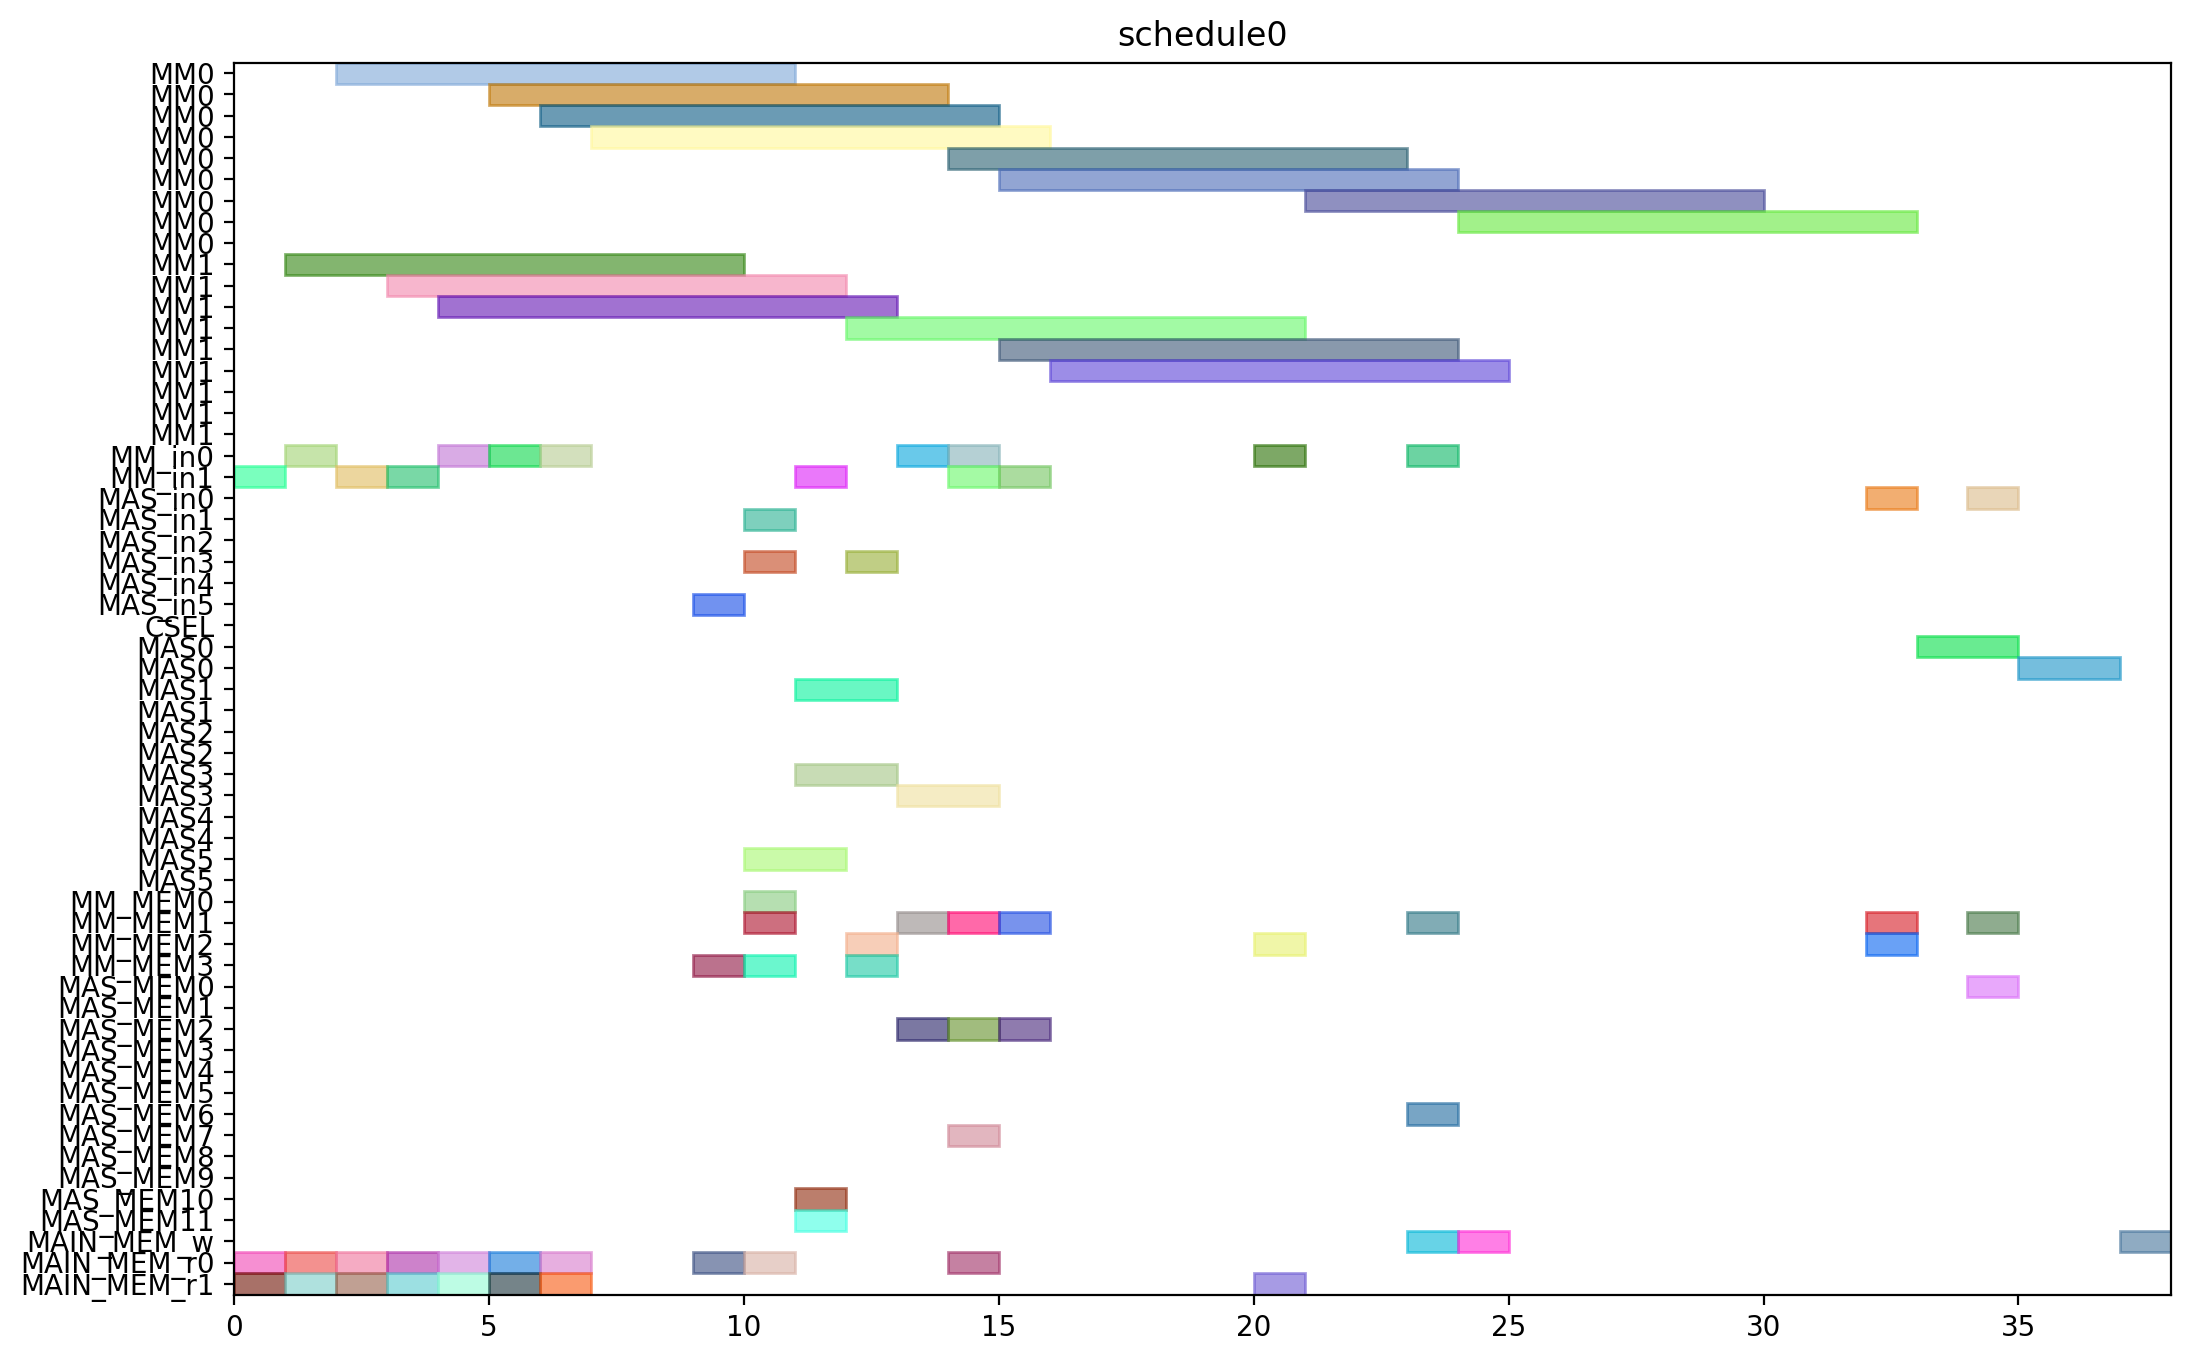

Recreate this plot in Python.
from pyschedule import Scenario, solvers, plotters, alt


def solve():
	horizon = 120
	S = Scenario("schedule0", horizon=horizon)

	# resource
	MM = S.Resources('MM', num=2, size=9)
	MM_in = S.Resources('MM_in', num=2)
	MAS_in = S.Resources('MAS_in', num=6)
	CSEL = S.Resource('CSEL')
	MAS = S.Resources('MAS', num=6, size=2, periods=range(1, horizon))
	MM_MEM = S.Resources('MM_MEM', num=4)
	MAS_MEM = S.Resources('MAS_MEM', num=12)
	MAIN_MEM_w = S.Resource('MAIN_MEM_w', size=1)
	MAIN_MEM_r = S.Resources('MAIN_MEM_r', num=2)

	# result of previous scheduling

	# new tasks
	r1 = S.Task('r1', length=9, delay_cost=1)
	r1 += alt(MM)
	r1_in = S.Task('r1_in', length=1, delay_cost=1)
	r1_in += alt(MM_in)
	S += r1_in*MM_in[0]<=r1*MM[0]
	S += r1_in*MM_in[1]<=r1*MM[1]
	r1_mem0 = S.Task('r1_mem0', length=1, delay_cost=1)
	r1_mem0 += MAIN_MEM_r[0]
	S += r1_mem0 <= r1

	r1_mem1 = S.Task('r1_mem1', length=1, delay_cost=1)
	r1_mem1 += MAIN_MEM_r[1]
	S += r1_mem1 <= r1

	r3 = S.Task('r3', length=9, delay_cost=1)
	r3 += alt(MM)
	r3_in = S.Task('r3_in', length=1, delay_cost=1)
	r3_in += alt(MM_in)
	S += r3_in*MM_in[0]<=r3*MM[0]
	S += r3_in*MM_in[1]<=r3*MM[1]
	r3_mem0 = S.Task('r3_mem0', length=1, delay_cost=1)
	r3_mem0 += MAIN_MEM_r[0]
	S += r3_mem0 <= r3

	r3_mem1 = S.Task('r3_mem1', length=1, delay_cost=1)
	r3_mem1 += MAIN_MEM_r[1]
	S += r3_mem1 <= r3

	r4 = S.Task('r4', length=9, delay_cost=1)
	r4 += alt(MM)
	r4_in = S.Task('r4_in', length=1, delay_cost=1)
	r4_in += alt(MM_in)
	S += r4_in*MM_in[0]<=r4*MM[0]
	S += r4_in*MM_in[1]<=r4*MM[1]
	r4_mem0 = S.Task('r4_mem0', length=1, delay_cost=1)
	r4_mem0 += MAIN_MEM_r[0]
	S += r4_mem0 <= r4

	r4_mem1 = S.Task('r4_mem1', length=1, delay_cost=1)
	r4_mem1 += MAIN_MEM_r[1]
	S += r4_mem1 <= r4

	r5 = S.Task('r5', length=9, delay_cost=1)
	r5 += alt(MM)
	r5_in = S.Task('r5_in', length=1, delay_cost=1)
	r5_in += alt(MM_in)
	S += r5_in*MM_in[0]<=r5*MM[0]
	S += r5_in*MM_in[1]<=r5*MM[1]
	r5_mem0 = S.Task('r5_mem0', length=1, delay_cost=1)
	r5_mem0 += MAIN_MEM_r[0]
	S += r5_mem0 <= r5

	r5_mem1 = S.Task('r5_mem1', length=1, delay_cost=1)
	r5_mem1 += MAIN_MEM_r[1]
	S += r5_mem1 <= r5

	r6 = S.Task('r6', length=9, delay_cost=1)
	r6 += alt(MM)
	r6_in = S.Task('r6_in', length=1, delay_cost=1)
	r6_in += alt(MM_in)
	S += r6_in*MM_in[0]<=r6*MM[0]
	S += r6_in*MM_in[1]<=r6*MM[1]
	r6_mem0 = S.Task('r6_mem0', length=1, delay_cost=1)
	r6_mem0 += MAIN_MEM_r[0]
	S += r6_mem0 <= r6

	r6_mem1 = S.Task('r6_mem1', length=1, delay_cost=1)
	r6_mem1 += MAIN_MEM_r[1]
	S += r6_mem1 <= r6

	r12 = S.Task('r12', length=9, delay_cost=1)
	r12 += alt(MM)
	r12_in = S.Task('r12_in', length=1, delay_cost=1)
	r12_in += alt(MM_in)
	S += r12_in*MM_in[0]<=r12*MM[0]
	S += r12_in*MM_in[1]<=r12*MM[1]
	r12_mem0 = S.Task('r12_mem0', length=1, delay_cost=1)
	r12_mem0 += MAIN_MEM_r[0]
	S += r12_mem0 <= r12

	r12_mem1 = S.Task('r12_mem1', length=1, delay_cost=1)
	r12_mem1 += MAIN_MEM_r[1]
	S += r12_mem1 <= r12

	r13 = S.Task('r13', length=9, delay_cost=1)
	r13 += alt(MM)
	r13_in = S.Task('r13_in', length=1, delay_cost=1)
	r13_in += alt(MM_in)
	S += r13_in*MM_in[0]<=r13*MM[0]
	S += r13_in*MM_in[1]<=r13*MM[1]
	r13_mem0 = S.Task('r13_mem0', length=1, delay_cost=1)
	r13_mem0 += MAIN_MEM_r[0]
	S += r13_mem0 <= r13

	r13_mem1 = S.Task('r13_mem1', length=1, delay_cost=1)
	r13_mem1 += MAIN_MEM_r[1]
	S += r13_mem1 <= r13

	r2 = S.Task('r2', length=2, delay_cost=1)
	r2 += alt(MAS)
	r2_in = S.Task('r2_in', length=1, delay_cost=1)
	r2_in += alt(MAS_in)
	S += r2_in*MAS_in[0]<=r2*MAS[0]

	S += r2_in*MAS_in[1]<=r2*MAS[1]

	S += r2_in*MAS_in[2]<=r2*MAS[2]

	S += r2_in*MAS_in[3]<=r2*MAS[3]

	S += r2_in*MAS_in[4]<=r2*MAS[4]

	S += r2_in*MAS_in[5]<=r2*MAS[5]

	r2_mem0 = S.Task('r2_mem0', length=1, delay_cost=1)
	r2_mem0 += alt(MM_MEM)
	S += (r1*MM[0])-1 < r2_mem0*MM_MEM[0]
	S += (r1*MM[1])-1 < r2_mem0*MM_MEM[2]
	S += r2_mem0 <= r2

	r2_mem1 = S.Task('r2_mem1', length=1, delay_cost=1)
	r2_mem1 += alt(MM_MEM)
	S += (r1*MM[0])-1 < r2_mem1*MM_MEM[1]
	S += (r1*MM[1])-1 < r2_mem1*MM_MEM[3]
	S += r2_mem1 <= r2

	r7 = S.Task('r7', length=2, delay_cost=1)
	r7 += alt(MAS)
	r7_in = S.Task('r7_in', length=1, delay_cost=1)
	r7_in += alt(MAS_in)
	S += r7_in*MAS_in[0]<=r7*MAS[0]

	S += r7_in*MAS_in[1]<=r7*MAS[1]

	S += r7_in*MAS_in[2]<=r7*MAS[2]

	S += r7_in*MAS_in[3]<=r7*MAS[3]

	S += r7_in*MAS_in[4]<=r7*MAS[4]

	S += r7_in*MAS_in[5]<=r7*MAS[5]

	r7_mem0 = S.Task('r7_mem0', length=1, delay_cost=1)
	r7_mem0 += alt(MM_MEM)
	S += (r5*MM[0])-1 < r7_mem0*MM_MEM[0]
	S += (r5*MM[1])-1 < r7_mem0*MM_MEM[2]
	S += r7_mem0 <= r7

	r7_mem1 = S.Task('r7_mem1', length=1, delay_cost=1)
	r7_mem1 += alt(MM_MEM)
	S += (r6*MM[0])-1 < r7_mem1*MM_MEM[1]
	S += (r6*MM[1])-1 < r7_mem1*MM_MEM[3]
	S += r7_mem1 <= r7

	r8 = S.Task('r8', length=2, delay_cost=1)
	r8 += alt(MAS)
	r8_in = S.Task('r8_in', length=1, delay_cost=1)
	r8_in += alt(MAS_in)
	S += r8_in*MAS_in[0]<=r8*MAS[0]

	S += r8_in*MAS_in[1]<=r8*MAS[1]

	S += r8_in*MAS_in[2]<=r8*MAS[2]

	S += r8_in*MAS_in[3]<=r8*MAS[3]

	S += r8_in*MAS_in[4]<=r8*MAS[4]

	S += r8_in*MAS_in[5]<=r8*MAS[5]

	r8_mem0 = S.Task('r8_mem0', length=1, delay_cost=1)
	r8_mem0 += MAIN_MEM_r[0]
	S += r8_mem0 <= r8

	r8_mem1 = S.Task('r8_mem1', length=1, delay_cost=1)
	r8_mem1 += alt(MM_MEM)
	S += (r4*MM[0])-1 < r8_mem1*MM_MEM[1]
	S += (r4*MM[1])-1 < r8_mem1*MM_MEM[3]
	S += r8_mem1 <= r8

	r10 = S.Task('r10', length=2, delay_cost=1)
	r10 += alt(MAS)
	r10_in = S.Task('r10_in', length=1, delay_cost=1)
	r10_in += alt(MAS_in)
	S += r10_in*MAS_in[0]<=r10*MAS[0]

	S += r10_in*MAS_in[1]<=r10*MAS[1]

	S += r10_in*MAS_in[2]<=r10*MAS[2]

	S += r10_in*MAS_in[3]<=r10*MAS[3]

	S += r10_in*MAS_in[4]<=r10*MAS[4]

	S += r10_in*MAS_in[5]<=r10*MAS[5]

	r10_mem0 = S.Task('r10_mem0', length=1, delay_cost=1)
	r10_mem0 += MAIN_MEM_r[0]
	S += r10_mem0 <= r10

	r10_mem1 = S.Task('r10_mem1', length=1, delay_cost=1)
	r10_mem1 += alt(MM_MEM)
	S += (r4*MM[0])-1 < r10_mem1*MM_MEM[1]
	S += (r4*MM[1])-1 < r10_mem1*MM_MEM[3]
	S += r10_mem1 <= r10

	r9 = S.Task('r9', length=9, delay_cost=1)
	r9 += alt(MM)
	r9_in = S.Task('r9_in', length=1, delay_cost=1)
	r9_in += alt(MM_in)
	S += r9_in*MM_in[0]<=r9*MM[0]
	S += r9_in*MM_in[1]<=r9*MM[1]
	r9_mem0 = S.Task('r9_mem0', length=1, delay_cost=1)
	r9_mem0 += MAIN_MEM_r[0]
	S += r9_mem0 <= r9

	r9_mem1 = S.Task('r9_mem1', length=1, delay_cost=1)
	r9_mem1 += alt(MAS_MEM)
	S += (r7*MAS[0])-1 < r9_mem1*MAS_MEM[1]
	S += (r7*MAS[1])-1 < r9_mem1*MAS_MEM[3]
	S += (r7*MAS[2])-1 < r9_mem1*MAS_MEM[5]
	S += (r7*MAS[3])-1 < r9_mem1*MAS_MEM[7]
	S += (r7*MAS[4])-1 < r9_mem1*MAS_MEM[9]
	S += (r7*MAS[5])-1 < r9_mem1*MAS_MEM[11]
	S += r9_mem1 <= r9

	r11 = S.Task('r11', length=9, delay_cost=1)
	r11 += alt(MM)
	r11_in = S.Task('r11_in', length=1, delay_cost=1)
	r11_in += alt(MM_in)
	S += r11_in*MM_in[0]<=r11*MM[0]
	S += r11_in*MM_in[1]<=r11*MM[1]
	r11_mem0 = S.Task('r11_mem0', length=1, delay_cost=1)
	r11_mem0 += alt(MAS_MEM)
	S += (r10*MAS[0])-1 < r11_mem0*MAS_MEM[0]
	S += (r10*MAS[1])-1 < r11_mem0*MAS_MEM[2]
	S += (r10*MAS[2])-1 < r11_mem0*MAS_MEM[4]
	S += (r10*MAS[3])-1 < r11_mem0*MAS_MEM[6]
	S += (r10*MAS[4])-1 < r11_mem0*MAS_MEM[8]
	S += (r10*MAS[5])-1 < r11_mem0*MAS_MEM[10]
	S += r11_mem0 <= r11

	r11_mem1 = S.Task('r11_mem1', length=1, delay_cost=1)
	r11_mem1 += alt(MAS_MEM)
	S += (r10*MAS[0])-1 < r11_mem1*MAS_MEM[1]
	S += (r10*MAS[1])-1 < r11_mem1*MAS_MEM[3]
	S += (r10*MAS[2])-1 < r11_mem1*MAS_MEM[5]
	S += (r10*MAS[3])-1 < r11_mem1*MAS_MEM[7]
	S += (r10*MAS[4])-1 < r11_mem1*MAS_MEM[9]
	S += (r10*MAS[5])-1 < r11_mem1*MAS_MEM[11]
	S += r11_mem1 <= r11

	PX_new = S.Task('PX_new', length=9, delay_cost=1)
	PX_new += alt(MM)
	PX_new_in = S.Task('PX_new_in', length=1, delay_cost=1)
	PX_new_in += alt(MM_in)
	S += PX_new_in*MM_in[0]<=PX_new*MM[0]
	S += PX_new_in*MM_in[1]<=PX_new*MM[1]
	S += 0<PX_new

	PX_new_w = S.Task('PX_new_w', length=1, delay_cost=1)
	PX_new_w += alt(MAIN_MEM_w)
	S += PX_new <= PX_new_w

	PX_new_mem0 = S.Task('PX_new_mem0', length=1, delay_cost=1)
	PX_new_mem0 += alt(MAS_MEM)
	S += (r2*MAS[0])-1 < PX_new_mem0*MAS_MEM[0]
	S += (r2*MAS[1])-1 < PX_new_mem0*MAS_MEM[2]
	S += (r2*MAS[2])-1 < PX_new_mem0*MAS_MEM[4]
	S += (r2*MAS[3])-1 < PX_new_mem0*MAS_MEM[6]
	S += (r2*MAS[4])-1 < PX_new_mem0*MAS_MEM[8]
	S += (r2*MAS[5])-1 < PX_new_mem0*MAS_MEM[10]
	S += PX_new_mem0 <= PX_new

	PX_new_mem1 = S.Task('PX_new_mem1', length=1, delay_cost=1)
	PX_new_mem1 += alt(MM_MEM)
	S += (r12*MM[0])-1 < PX_new_mem1*MM_MEM[1]
	S += (r12*MM[1])-1 < PX_new_mem1*MM_MEM[3]
	S += PX_new_mem1 <= PX_new

	r14 = S.Task('r14', length=9, delay_cost=1)
	r14 += alt(MM)
	r14_in = S.Task('r14_in', length=1, delay_cost=1)
	r14_in += alt(MM_in)
	S += r14_in*MM_in[0]<=r14*MM[0]
	S += r14_in*MM_in[1]<=r14*MM[1]
	r14_mem0 = S.Task('r14_mem0', length=1, delay_cost=1)
	r14_mem0 += alt(MAS_MEM)
	S += (r2*MAS[0])-1 < r14_mem0*MAS_MEM[0]
	S += (r2*MAS[1])-1 < r14_mem0*MAS_MEM[2]
	S += (r2*MAS[2])-1 < r14_mem0*MAS_MEM[4]
	S += (r2*MAS[3])-1 < r14_mem0*MAS_MEM[6]
	S += (r2*MAS[4])-1 < r14_mem0*MAS_MEM[8]
	S += (r2*MAS[5])-1 < r14_mem0*MAS_MEM[10]
	S += r14_mem0 <= r14

	r14_mem1 = S.Task('r14_mem1', length=1, delay_cost=1)
	r14_mem1 += alt(MM_MEM)
	S += (r3*MM[0])-1 < r14_mem1*MM_MEM[1]
	S += (r3*MM[1])-1 < r14_mem1*MM_MEM[3]
	S += r14_mem1 <= r14

	Z1_new = S.Task('Z1_new', length=9, delay_cost=1)
	Z1_new += alt(MM)
	Z1_new_in = S.Task('Z1_new_in', length=1, delay_cost=1)
	Z1_new_in += alt(MM_in)
	S += Z1_new_in*MM_in[0]<=Z1_new*MM[0]
	S += Z1_new_in*MM_in[1]<=Z1_new*MM[1]
	S += 0<Z1_new

	Z1_new_w = S.Task('Z1_new_w', length=1, delay_cost=1)
	Z1_new_w += alt(MAIN_MEM_w)
	S += Z1_new <= Z1_new_w

	Z1_new_mem0 = S.Task('Z1_new_mem0', length=1, delay_cost=1)
	Z1_new_mem0 += alt(MAS_MEM)
	S += (r2*MAS[0])-1 < Z1_new_mem0*MAS_MEM[0]
	S += (r2*MAS[1])-1 < Z1_new_mem0*MAS_MEM[2]
	S += (r2*MAS[2])-1 < Z1_new_mem0*MAS_MEM[4]
	S += (r2*MAS[3])-1 < Z1_new_mem0*MAS_MEM[6]
	S += (r2*MAS[4])-1 < Z1_new_mem0*MAS_MEM[8]
	S += (r2*MAS[5])-1 < Z1_new_mem0*MAS_MEM[10]
	S += Z1_new_mem0 <= Z1_new

	Z1_new_mem1 = S.Task('Z1_new_mem1', length=1, delay_cost=1)
	Z1_new_mem1 += alt(MM_MEM)
	S += (r13*MM[0])-1 < Z1_new_mem1*MM_MEM[1]
	S += (r13*MM[1])-1 < Z1_new_mem1*MM_MEM[3]
	S += Z1_new_mem1 <= Z1_new

	r15 = S.Task('r15', length=9, delay_cost=1)
	r15 += alt(MM)
	r15_in = S.Task('r15_in', length=1, delay_cost=1)
	r15_in += alt(MM_in)
	S += r15_in*MM_in[0]<=r15*MM[0]
	S += r15_in*MM_in[1]<=r15*MM[1]
	r15_mem0 = S.Task('r15_mem0', length=1, delay_cost=1)
	r15_mem0 += alt(MAS_MEM)
	S += (r8*MAS[0])-1 < r15_mem0*MAS_MEM[0]
	S += (r8*MAS[1])-1 < r15_mem0*MAS_MEM[2]
	S += (r8*MAS[2])-1 < r15_mem0*MAS_MEM[4]
	S += (r8*MAS[3])-1 < r15_mem0*MAS_MEM[6]
	S += (r8*MAS[4])-1 < r15_mem0*MAS_MEM[8]
	S += (r8*MAS[5])-1 < r15_mem0*MAS_MEM[10]
	S += r15_mem0 <= r15

	r15_mem1 = S.Task('r15_mem1', length=1, delay_cost=1)
	r15_mem1 += alt(MM_MEM)
	S += (r9*MM[0])-1 < r15_mem1*MM_MEM[1]
	S += (r9*MM[1])-1 < r15_mem1*MM_MEM[3]
	S += r15_mem1 <= r15

	r16 = S.Task('r16', length=9, delay_cost=1)
	r16 += alt(MM)
	r16_in = S.Task('r16_in', length=1, delay_cost=1)
	r16_in += alt(MM_in)
	S += r16_in*MM_in[0]<=r16*MM[0]
	S += r16_in*MM_in[1]<=r16*MM[1]
	r16_mem0 = S.Task('r16_mem0', length=1, delay_cost=1)
	r16_mem0 += alt(MM_MEM)
	S += (r11*MM[0])-1 < r16_mem0*MM_MEM[0]
	S += (r11*MM[1])-1 < r16_mem0*MM_MEM[2]
	S += r16_mem0 <= r16

	r16_mem1 = S.Task('r16_mem1', length=1, delay_cost=1)
	r16_mem1 += MAIN_MEM_r[1]
	S += r16_mem1 <= r16

	r17 = S.Task('r17', length=2, delay_cost=1)
	r17 += alt(MAS)
	r17_in = S.Task('r17_in', length=1, delay_cost=1)
	r17_in += alt(MAS_in)
	S += r17_in*MAS_in[0]<=r17*MAS[0]

	S += r17_in*MAS_in[1]<=r17*MAS[1]

	S += r17_in*MAS_in[2]<=r17*MAS[2]

	S += r17_in*MAS_in[3]<=r17*MAS[3]

	S += r17_in*MAS_in[4]<=r17*MAS[4]

	S += r17_in*MAS_in[5]<=r17*MAS[5]

	r17_mem0 = S.Task('r17_mem0', length=1, delay_cost=1)
	r17_mem0 += alt(MM_MEM)
	S += (r14*MM[0])-1 < r17_mem0*MM_MEM[0]
	S += (r14*MM[1])-1 < r17_mem0*MM_MEM[2]
	S += r17_mem0 <= r17

	r17_mem1 = S.Task('r17_mem1', length=1, delay_cost=1)
	r17_mem1 += alt(MM_MEM)
	S += (r15*MM[0])-1 < r17_mem1*MM_MEM[1]
	S += (r15*MM[1])-1 < r17_mem1*MM_MEM[3]
	S += r17_mem1 <= r17

	PY_new = S.Task('PY_new', length=2, delay_cost=1)
	PY_new += alt(MAS)
	PY_new_in = S.Task('PY_new_in', length=1, delay_cost=1)
	PY_new_in += alt(MAS_in)
	S += PY_new_in*MAS_in[0]<=PY_new*MAS[0]

	S += PY_new_in*MAS_in[1]<=PY_new*MAS[1]

	S += PY_new_in*MAS_in[2]<=PY_new*MAS[2]

	S += PY_new_in*MAS_in[3]<=PY_new*MAS[3]

	S += PY_new_in*MAS_in[4]<=PY_new*MAS[4]

	S += PY_new_in*MAS_in[5]<=PY_new*MAS[5]

	S += 0<PY_new

	PY_new_w = S.Task('PY_new_w', length=1, delay_cost=1)
	PY_new_w += alt(MAIN_MEM_w)
	S += PY_new <= PY_new_w

	PY_new_mem0 = S.Task('PY_new_mem0', length=1, delay_cost=1)
	PY_new_mem0 += alt(MAS_MEM)
	S += (r17*MAS[0])-1 < PY_new_mem0*MAS_MEM[0]
	S += (r17*MAS[1])-1 < PY_new_mem0*MAS_MEM[2]
	S += (r17*MAS[2])-1 < PY_new_mem0*MAS_MEM[4]
	S += (r17*MAS[3])-1 < PY_new_mem0*MAS_MEM[6]
	S += (r17*MAS[4])-1 < PY_new_mem0*MAS_MEM[8]
	S += (r17*MAS[5])-1 < PY_new_mem0*MAS_MEM[10]
	S += PY_new_mem0 <= PY_new

	PY_new_mem1 = S.Task('PY_new_mem1', length=1, delay_cost=1)
	PY_new_mem1 += alt(MM_MEM)
	S += (r16*MM[0])-1 < PY_new_mem1*MM_MEM[1]
	S += (r16*MM[1])-1 < PY_new_mem1*MM_MEM[3]
	S += PY_new_mem1 <= PY_new

	solvers.mip.solve(S,msg=1,kind='CPLEX',ratio_gap=1.01)

	solution = [['hoge']*len(S.solution()[1]) for i in range(len(S.solution()))]
	for i in range(len(S.solution())):
		for j in range(len(S.solution()[i])):
			solution[i][j]=str(S.solution()[i][j])
	print(solution)

	cycles = int(solution[-1][3])

	pic_file_name = "/mnt/rose/usr1/fukuda/ABE/multiRAM_multiMAS_16mux/scheduling_result/stage9MM2_stage2MAS6/EP_YRECOVER/schedule0.png"
	if(S.solution() != []):
		plotters.matplotlib.plot(S,img_filename=pic_file_name, show_task_labels=False, fig_size=(cycles*0.25+3, 8))

	return solution
